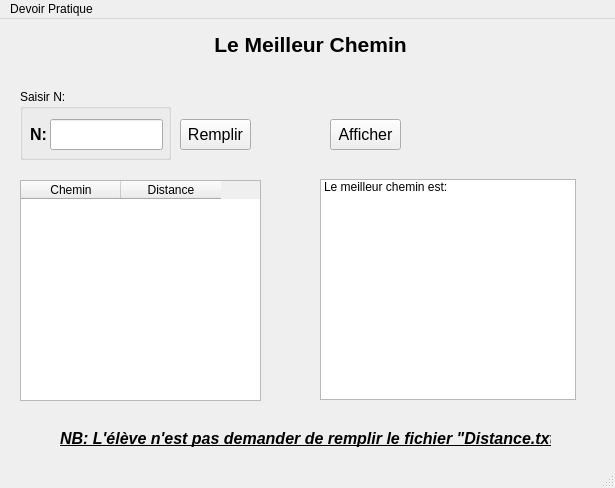
<?xml version="1.0" encoding="UTF-8"?>
<ui version="4.0">
 <class>MainWindow</class>
 <widget class="QMainWindow" name="MainWindow">
  <property name="geometry">
   <rect>
    <x>0</x>
    <y>0</y>
    <width>615</width>
    <height>488</height>
   </rect>
  </property>
  <property name="windowTitle">
   <string>MainWindow</string>
  </property>
  <widget class="QWidget" name="centralwidget">
   <widget class="QLabel" name="titre">
    <property name="geometry">
     <rect>
      <x>210</x>
      <y>10</y>
      <width>201</width>
      <height>31</height>
     </rect>
    </property>
    <property name="text">
     <string>&lt;html&gt;&lt;head/&gt;&lt;body&gt;&lt;p align=&quot;center&quot;&gt;&lt;span style=&quot; font-size:16pt; font-weight:600;&quot;&gt;Le Meilleur Chemin&lt;/span&gt;&lt;/p&gt;&lt;/body&gt;&lt;/html&gt;</string>
    </property>
   </widget>
   <widget class="QGroupBox" name="groupBox">
    <property name="geometry">
     <rect>
      <x>20</x>
      <y>70</y>
      <width>151</width>
      <height>71</height>
     </rect>
    </property>
    <property name="styleSheet">
     <string notr="true"/>
    </property>
    <property name="title">
     <string>Saisir N:</string>
    </property>
    <widget class="QLabel" name="label_2">
     <property name="geometry">
      <rect>
       <x>10</x>
       <y>30</y>
       <width>21</width>
       <height>31</height>
      </rect>
     </property>
     <property name="text">
      <string>&lt;html&gt;&lt;head/&gt;&lt;body&gt;&lt;p&gt;&lt;span style=&quot; font-size:12pt; font-weight:600;&quot;&gt;N:&lt;/span&gt;&lt;/p&gt;&lt;/body&gt;&lt;/html&gt;</string>
     </property>
    </widget>
    <widget class="QLineEdit" name="n">
     <property name="geometry">
      <rect>
       <x>30</x>
       <y>30</y>
       <width>113</width>
       <height>31</height>
      </rect>
     </property>
    </widget>
   </widget>
   <widget class="QPushButton" name="b_remplir">
    <property name="geometry">
     <rect>
      <x>180</x>
      <y>100</y>
      <width>71</width>
      <height>31</height>
     </rect>
    </property>
    <property name="font">
     <font>
      <pointsize>12</pointsize>
     </font>
    </property>
    <property name="text">
     <string>Remplir</string>
    </property>
   </widget>
   <widget class="QPushButton" name="b_afficher">
    <property name="geometry">
     <rect>
      <x>330</x>
      <y>100</y>
      <width>71</width>
      <height>31</height>
     </rect>
    </property>
    <property name="font">
     <font>
      <pointsize>12</pointsize>
     </font>
    </property>
    <property name="text">
     <string>Afficher</string>
    </property>
   </widget>
   <widget class="QTableWidget" name="t_chemdist">
    <property name="geometry">
     <rect>
      <x>20</x>
      <y>161</y>
      <width>241</width>
      <height>221</height>
     </rect>
    </property>
    <column>
     <property name="text">
      <string>Chemin</string>
     </property>
    </column>
    <column>
     <property name="text">
      <string>Distance</string>
     </property>
    </column>
   </widget>
   <widget class="QLabel" name="notebien">
    <property name="geometry">
     <rect>
      <x>60</x>
      <y>410</y>
      <width>491</width>
      <height>19</height>
     </rect>
    </property>
    <property name="text">
     <string>&lt;html&gt;&lt;head/&gt;&lt;body&gt;&lt;p&gt;&lt;span style=&quot; font-size:12pt; font-weight:600; font-style:italic; text-decoration: underline;&quot;&gt;NB: L'élève n'est pas demander de remplir le fichier &amp;quot;Distance.txt&amp;quot;.&lt;/span&gt;&lt;/p&gt;&lt;/body&gt;&lt;/html&gt;</string>
    </property>
   </widget>
   <widget class="QListWidget" name="t_mchem">
    <property name="geometry">
     <rect>
      <x>320</x>
      <y>160</y>
      <width>256</width>
      <height>221</height>
     </rect>
    </property>
    <item>
     <property name="text">
      <string>Le meilleur chemin est: </string>
     </property>
    </item>
   </widget>
  </widget>
  <widget class="QMenuBar" name="menubar">
   <property name="geometry">
    <rect>
     <x>0</x>
     <y>0</y>
     <width>615</width>
     <height>24</height>
    </rect>
   </property>
   <widget class="QMenu" name="menuDevoir_Pratique">
    <property name="title">
     <string>Devoir Pratique</string>
    </property>
   </widget>
   <addaction name="menuDevoir_Pratique"/>
  </widget>
  <widget class="QStatusBar" name="statusbar"/>
 </widget>
 <resources/>
 <connections/>
</ui>
